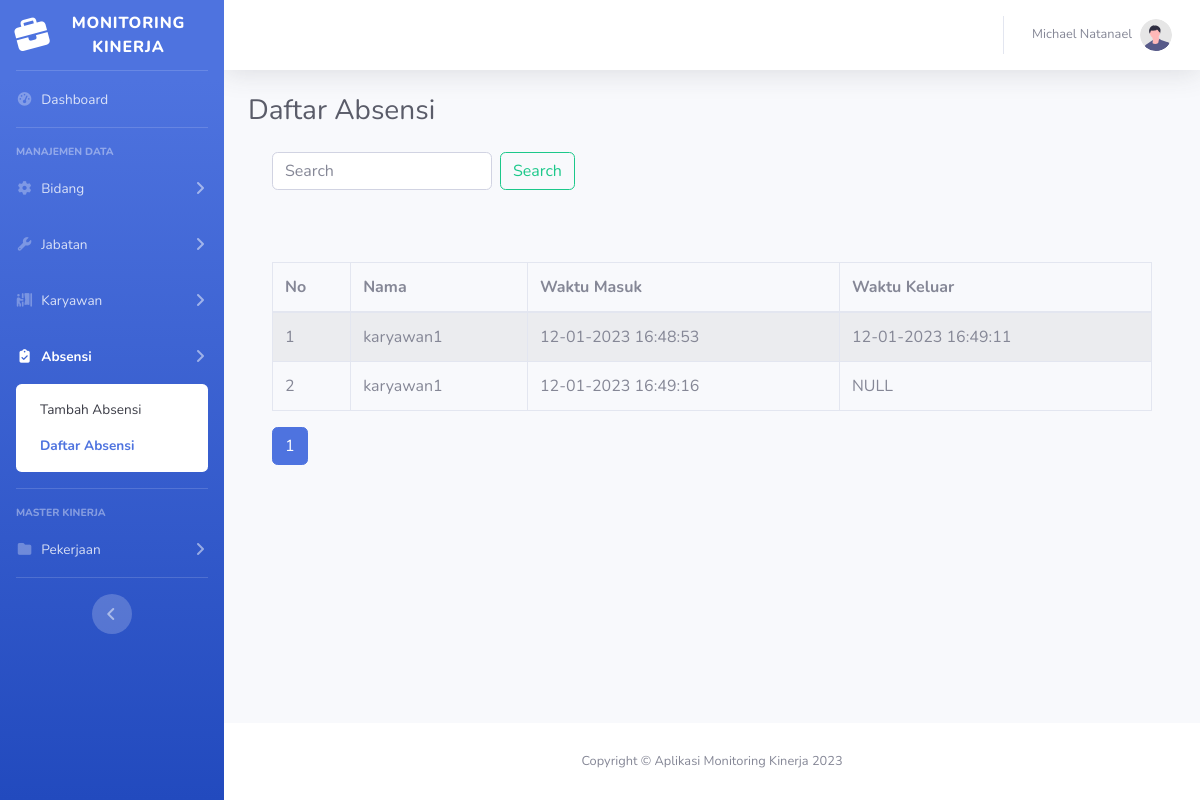
Before: /absensi.php (signed in) with the older database file.
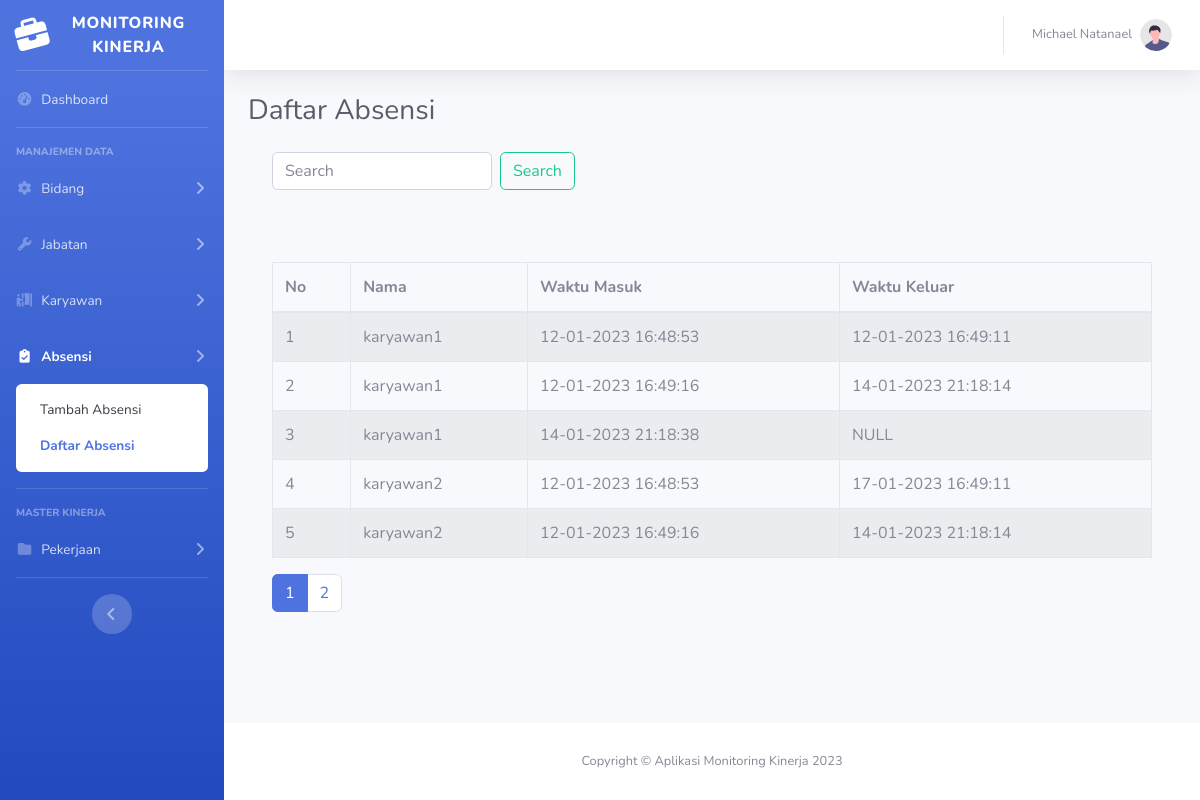
After: the same page with the newer database file.
### tables this page shows
CREATE TABLE `absensi` (
  `id_absensi` int(11) NOT NULL,
  `id_karyawan` int(11) NOT NULL,
  `absen_masuk` datetime NOT NULL,
  `absen_pulang` datetime DEFAULT NULL
);

CREATE TABLE `pegawai` (
  `idPegawai` int(11) NOT NULL,
  `nip` varchar(255) NOT NULL,
  `nama_peg` varchar(255) NOT NULL,
  `id_jabatan` int(11) NOT NULL,
  `alamat` varchar(255) NOT NULL,
  `id_bidang` int(11) NOT NULL,
  `photo` varchar(255) NOT NULL
);

### absensi.php (the view, shortened to what the changed rows need)
<?php
    require('functions.php');
?>
<!DOCTYPE html>
<html lang="en">
    <head>
        <link href="vendor/fontawesome-free/css/all.min.css" rel="stylesheet" type="text/css">
        <link href="css/sb-admin-2.min.css" rel="stylesheet">
    </head>
    <body id="page-top">
        <div id="wrapper">
            <div id="content-wrapper" class="d-flex flex-column">
                <div id="content">
                    <div class="container-fluid">
                        <div class="d-sm-flex align-items-center justify-content-between mb-4">
                            <h1 class="h3 mb-0 text-gray-800">Daftar Absensi</h1>
                        </div>
                        <div class="wrapper">
                            <div class="container-fluid">
                                <div class="row">
                                    <div class="col-md-12">
                                        <br><br><br>
                                        <?php
                                            require_once "config.php";
                                            $batas = 5;
                                            $halaman = @$_GET['halaman'];
                                            if (empty($halaman)) {
                                                $posisi = 0;
                                                $halaman = 1;
                                            } else {
                                                $posisi = ($halaman - 1) * $batas;
                                            }
                                            if (isset($_GET['search'])) {
                                                $search = $_GET['search'];
                                                $sql = "SELECT id_absensi, id_karyawan, absen_masuk, absen_pulang, nama_peg
                                                        FROM absensi
                                                        INNER JOIN pegawai ON idPegawai = id_karyawan
                                                        WHERE nama_peg LIKE '%$search%' ORDER BY idPegawai ASC LIMIT $posisi, $batas";
                                            } else {
                                                $sql = "SELECT id_absensi, id_karyawan, absen_masuk, absen_pulang, nama_peg
                                                        FROM absensi
                                                        INNER JOIN pegawai ON idPegawai = id_karyawan ORDER BY idPegawai ASC LIMIT $posisi, $batas";
                                            }
                                            if ($result = mysqli_query($link, $sql)) {
                                                if (mysqli_num_rows($result) > 0) {
                                        ?>
                                        <table class="table table-bordered table-striped">
                                            <thead>
                                                <tr>
                                                    <th>No</th>
                                                    <th>Nama</th>
                                                    <th>Waktu Masuk</th>
                                                    <th>Waktu Keluar</th>
                                                </tr>
                                            </thead>
                                            <tbody>
                                                <?php
                                                    $i = 1 + $posisi;
                                                    while ($row = mysqli_fetch_array($result)) {
                                                ?>
                                                <tr>
                                                    <td><?= $i ?></td>
                                                    <td><?= $row['nama_peg'] ?></td>
                                                    <td><?= date('d-m-Y H:i:s', strtotime($row['absen_masuk'])); ?></td>
                                                    <td><?php
                                                        if (empty($row['absen_pulang'])) {
                                                            echo 'NULL';
                                                        } else {
                                                            echo date('d-m-Y H:i:s', strtotime($row['absen_pulang']));
                                                        }
                                                    ?>
                                                    </td>
                                                </tr>
                                                <?php
                                                        $i++;
                                                    }
                                                ?>
                                                </tbody>
                                            </table>
                                            <ul class="pagination">
                                                <?php
                                                    if (isset($_GET['search'])) {
                                                        $search = $_GET['search'];
                                                        $query2 = "SELECT id_absensi, id_karyawan, absen_masuk, absen_pulang, nama_peg
                                                                    FROM absensi
                                                                    INNER JOIN pegawai ON idPegawai = id_karyawan
                                                                    WHERE nama_peg LIKE '%$search%' ORDER BY idPegawai ASC";
                                                    } else {
                                                        $query2 = "SELECT id_absensi, id_karyawan, absen_masuk, absen_pulang, nama_peg
                                                                    FROM absensi
                                                                    INNER JOIN pegawai ON idPegawai = id_karyawan ORDER BY idPegawai ASC";
                                                    }
                                                    $result2 = mysqli_query($link, $query2);
                                                    $jmldata = mysqli_num_rows($result2);
                                                    $jmlhalaman = ceil($jmldata / $batas);
                                                    for ($i = 1; $i <= $jmlhalaman; $i++) {
                                                        if ($i != $halaman) {
                                                            if (isset($_GET['search'])) {
                                                                $search = $_GET['search'];
                                                                echo "<li class='page-item'><a class='page-link' href='absensi.php?halaman=$i&search=$search'>$i</a></li>";
                                                            } else {
                                                                echo "<li class='page-item'><a class='page-link' href='absensi.php?halaman=$i'>$i</a></li>";
                                                            }
                                                        } else {
                                                            echo "<li class='page-item active'><a class='page-link' href='#'>$i</a></li>";
                                                        }
                                                    }
                                                ?>
                                            </ul>
                                            <?php
                                                } else {
                                            ?>
                                            <p class="lead"><em>No records were found</em></p>
                                            <?php
                                                }
                                            } else {
                                                echo "ERROR: Could not able to execute $sql. " . mysqli_error($link);
                                            }
                                        ?>
                                    </div>
                                </div>
                            </div>
                        </div>
                    </div>
                </div>
            </div>
        </div>
    </body>
</html>

Changed rows visible on the page:
changed absensi (number 2 of 5 on the later page): absen_pulang (not shown) → "14-01-2023 21:18:14"; no longer shows "NULL"
added absensi: id_karyawan.nama_peg "karyawan1", absen_masuk "14-01-2023 21:18:38", shows "NULL"
added absensi: id_karyawan.nama_peg "karyawan2", absen_masuk "12-01-2023 16:48:53", absen_pulang "17-01-2023 16:49:11"
added absensi: id_karyawan.nama_peg "karyawan2", absen_masuk "12-01-2023 16:49:16", absen_pulang "14-01-2023 21:18:14"
Other visible differences:
new list line: "2"
